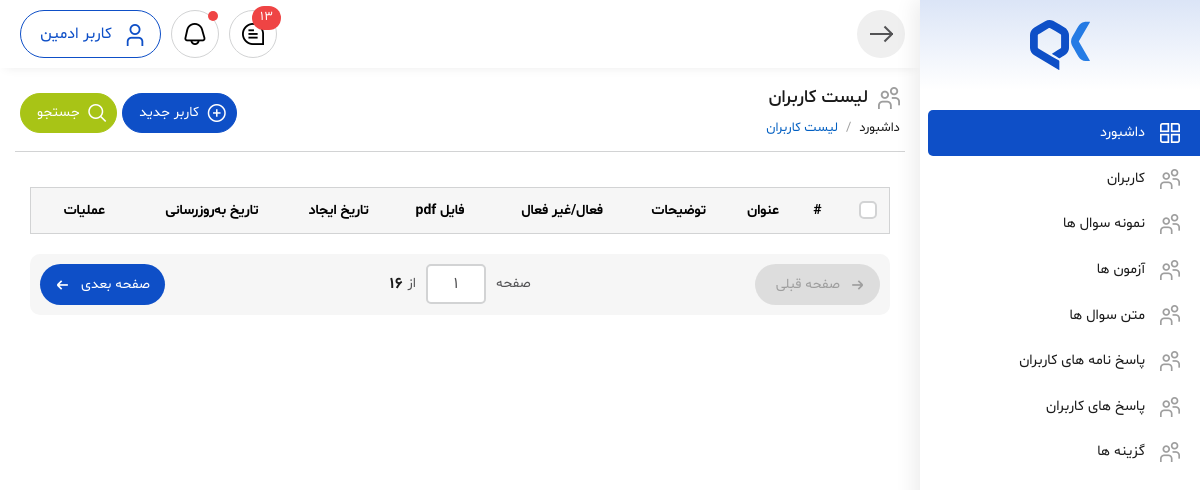
Before: /questions/question-list-dashboard with the older database file.
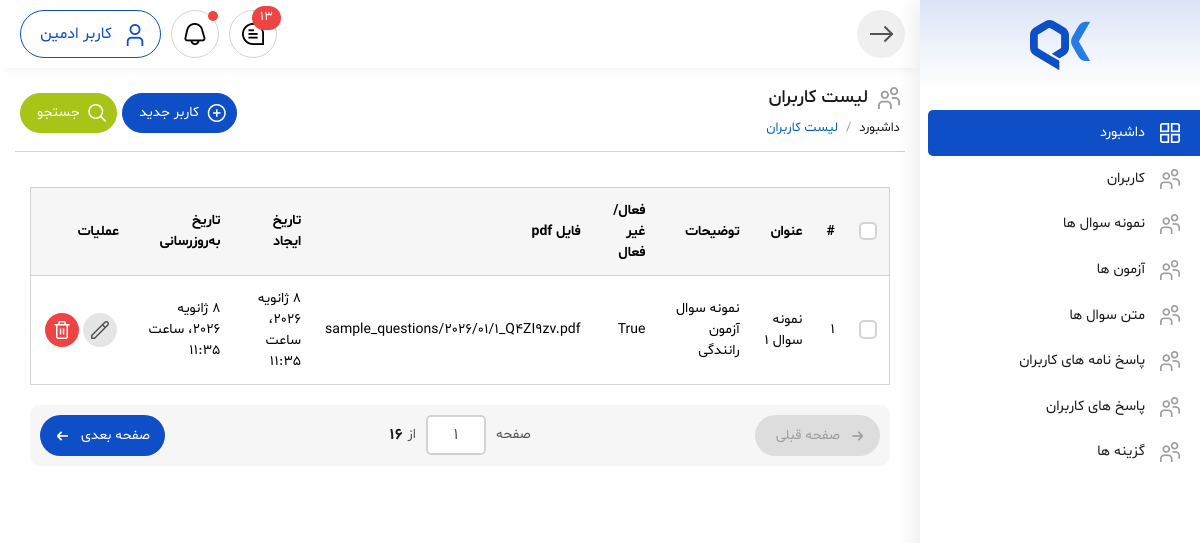
After: the same page with the newer database file.
### sample_questions/models.py (models this page shows, shortened)
class SampleQuestion(models.Model):
    title = models.CharField(max_length=200, verbose_name='عنوان سوال')
    description = models.TextField(verbose_name='توضیحات', blank=True, null=True)
    pdf_file = models.FileField(upload_to=question_pdf_path, verbose_name='فایل PDF سوالات')
    is_active = models.BooleanField(default=True, verbose_name='فعال/غیرفعال')
    created_at = models.DateTimeField(auto_now_add=True, verbose_name='تاریخ ایجاد')
    updated_at = models.DateTimeField(auto_now=True, verbose_name='تاریخ به‌روزرسانی')
    class Meta:
        verbose_name = 'نمونه سوال ها'
        verbose_name_plural = 'نمونه سوال ها'
        ordering = ['-created_at']

### sample_questions/views.py (the view)
# urls.py: path('question-list-dashboard', views.QuestionListDashboard.as_view(), name='question_list_dashboard_page'),
class QuestionListDashboard(ListView):
    model = SampleQuestion
    template_name = 'sample_questions/question_list_dashboard.html'
    context_object_name = 'questions'
    def get_queryset(self):
        questions = SampleQuestion.objects.all()
        return questions
    def get_context_data(self, **kwargs):
        context = super().get_context_data(**kwargs)
        return context

### sample_questions/templates/sample_questions/question_list_dashboard.html (shortened to what the changed rows need)
{% extends 'layout/_master.html' %}
{% block content %}
<body>
<div class="main-body-content">
    <div class="main-header">
                    <div class="inner">
                        <div class="title">
                            <h1><i class="fi fi-rs-users"></i>لیست کاربران</span>
                            </h1>
                        </div>
                    </div>
                </div>
    <div class="main-inner">
                    <div class="table-responsive">
                        <table class="table-custom">
                            <thead>
                                <tr>
                                    <th scope="col">
                                        <div class="checkbox-group m-0">
                                            <input class="form-check-input" type="checkbox" value=""
                                                id="checbox-select-all">
                                        </div>
                                    </th>
                                    <th scope="col">#</th>
                                    <th scope="col">عنوان</th>
                                    <th scope="col">توضیحات</th>
                                    <th scope="col">فعال/غیر فعال</th>
                                    <th scope="col">فایل pdf</th>
                                    <th scope="col">تاریخ ایجاد</th>
                                    <th scope="col">تاریخ به‌روزرسانی</th>
                                    <th scope="col">عملیات</th>
                                </tr>
                            </thead>
                            <tbody>
                                {% for question in questions %}
                                	<tr>
                                    <td scope="row">
                                        <div class="checkbox-group m-0">
                                            <input class="form-check-input" type="checkbox" value=""
                                                id="checbox-select-1">
                                        </div>
                                    </td>
                                    <td scope="row">{{ forloop.counter }}</td>
                                    <td>{{ question.title }}</td>
                                    <td>{{ question.description }}</td>
                                    <td>{{ question.is_active }}</td>
                                    <td>{{ question.pdf_file }}</td>
                                    <td>{{ question.created_at }}</td>
                                    <td>{{ question.updated_at }}</td>
                                    <td>
                                        <div class="btns-action">
                                            <a href="user-add.html" class="btn-circle"><i
                                                    class="fi fi-rs-pencil"></i></a>
                                            <a href="#" class="btn-circle color-red" data-modal-name="modal-delete"><i
                                                    class="fi fi-rs-trash"></i></a>
                                        </div>
                                    </td>
                                </tr>
                                {% endfor %}
                            </tbody>
                        </table>
                    </div>
                </div>
</div>
</body>
{% endblock %}

Changed rows visible on the page:
added SampleQuestion: title "نمونه سوال 1", description "نمونه سوال آزمون رانندگی", is_active "True", pdf_file "sample_questions/2026/01/1_Q4ZI9zv.pdf", created_at "8 ژانویه 2026، ساعت 11:35", updated_at "8 ژانویه 2026، ساعت 11:35"
